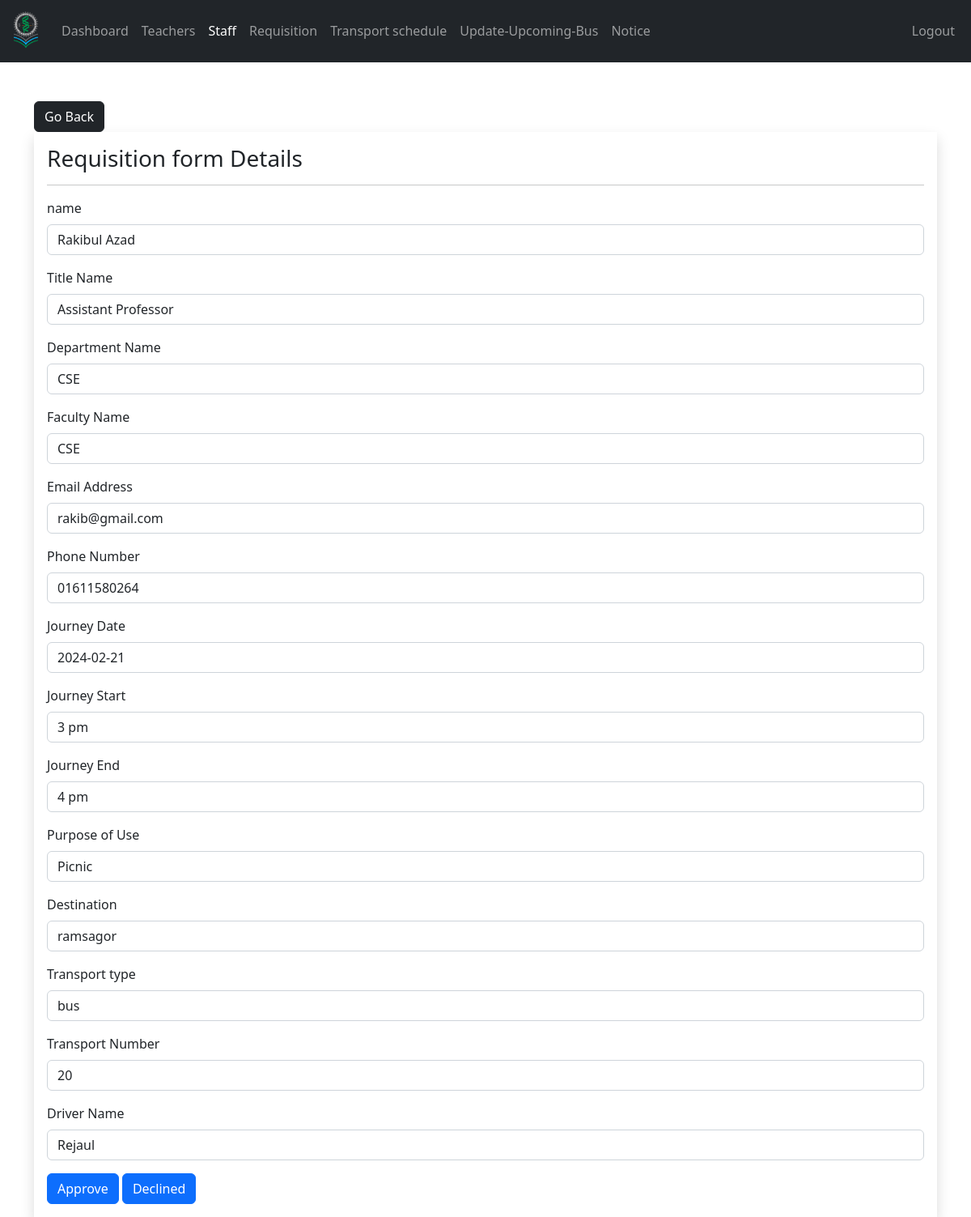
The app's page /admin/requisition-details.php?r_id=12 (signed in) with its own data.
### tables this page shows
CREATE TABLE `requisition` (
  `r_id` int(20) NOT NULL,
  `user_name` varchar(200) NOT NULL,
  `name` varchar(200) NOT NULL,
  `phone_number` varchar(200) NOT NULL,
  `d_name` varchar(200) NOT NULL,
  `f_name` varchar(200) NOT NULL,
  `email_address` varchar(200) NOT NULL,
  `j_date` varchar(200) NOT NULL,
  `j_start` varchar(200) NOT NULL,
  `j_end` varchar(200) NOT NULL,
  `p_use` varchar(512) NOT NULL,
  `destination` varchar(200) NOT NULL,
  `transport_type` varchar(200) NOT NULL,
  `transport_no` varchar(50) NOT NULL,
  `driver_name` varchar(200) NOT NULL,
  `title_name` varchar(200) NOT NULL,
  `status` varchar(200) NOT NULL
);

### admin/data/requisition.php (called while the page is built, shortened)
<?php
function getRequisitionById($id, $conn){
    $sql = "SELECT * FROM requisition
            WHERE r_id=?";
    $stmt = $conn->prepare($sql);
    $stmt->execute([$id]);
    if ($stmt->rowCount() == 1) {
      $requisition = $stmt->fetch();
      return $requisition;
    }else {
     return 0;
    }
 }

### admin/requisition-details.php (the view, shortened to what this page needs)
<?php
if (isset($_SESSION['admin_id']) &&
    isset($_SESSION['role'])     &&
    isset($_GET['r_id'])) {
    if ($_SESSION['role'] == 'Admin') {
       include "../DB_connection.php";
       include "data/requisition.php";
       $requisition_id = $_GET['r_id'];
       $requisition = getRequisitionById($requisition_id, $conn);
 ?>
<!DOCTYPE html>
<html lang="en">
<head>
	<link rel="stylesheet" href="https://cdn.jsdelivr.net/npm/bootstrap@5.2.0/dist/css/bootstrap.min.css">
	<link rel="stylesheet" href="../css/style.css">
  <link rel="stylesheet" href="https://cdnjs.cloudflare.com/ajax/libs/font-awesome/4.7.0/css/font-awesome.min.css">
</head>
<body>
    <?php
        include "inc/navbar.php";
     ?>
     <div class="container mt-5">
        <a href="requisition.php"
           class="btn btn-dark">Go Back</a>
        <form method="post"
              class="shadow w-900 p-3 "
              action="./requisition-app-dec.php">
        <h3>Requisition form Details</h3><hr>
        <div class="mb-3">
          <label class="form-label"> name</label>
          <input type="text"
                 class="form-control"
                 value="<?=$requisition['name']?>"
                 name="name">
        </div>
        <div class="mb-3">
            <label for="name" class="form-label">Title Name</label>
            <input type="text"
                  class="form-control"
                  value="<?= $requisition['title_name']?>"
                  name="title_name" >
        </div>
        <div class="mb-3">
            <label for="name" class="form-label">Department Name</label>
            <input type="text"
                  class="form-control"
                  value="<?= $requisition['d_name']?>"
                  name="d_name" >
        </div>
        <div class="mb-3">
            <label for="name" class="form-label">Faculty Name</label>
            <input type="text"
                  class="form-control"
                  value="<?= $requisition['f_name']?>"
                  name="f_name" >
        </div>
        <div class="mb-3">
            <label for="name" class="form-label">Email Address</label>
            <input type="text"
                  class="form-control"
                  value="<?= $requisition['email_address']?>"
                  name="email_address" >
        </div>
        <div class="mb-3">
            <label for="name" class="form-label">Phone Number</label>
            <input type="text"
                  class="form-control"
                  value="<?= $requisition['phone_number']?>"
                  name="phone_number" >
        </div>
        <div class="mb-3">
            <label for="name" class="form-label">Journey Date</label>
            <input type="text"
                  class="form-control"
                  value="<?= $requisition['j_date']  ?>"
                  name="j_date" >
        </div>
        <div class="mb-3">
            <label for="name" class="form-label">Journey Start</label>
            <input type="text"
                  class="form-control"
                  value="<?= $requisition['j_start']  ?>"
                  name="j_start" >
        </div>
        <div class="mb-3">
            <label for="name" class="form-label">Journey End</label>
            <input type="text"
                  class="form-control"
                  value="<?= $requisition['j_end']  ?>"
                  name="j_end" >
        </div>
        <div class="mb-3">
            <label for="cause" class="form-label">Purpose of Use</label>
            <input class="form-control" id="cause"
            name="cause"  value="<?= $requisition['p_use']?>"
            rows="3">
        </div>
        <div class="mb-3">
            <label for="name" class="form-label">Destination</label>
            <input type="text"
                  class="form-control"
                  value="<?= $requisition['destination']  ?>"
                  name="destination" >
        </div>
        <div class="mb-3">
            <label for="name" class="form-label">Transport type</label>
            <input type="text"
                  class="form-control"
                  value="<?= $requisition['transport_type']  ?>"
                  name="transport_type" >
        </div>
        <div class="mb-3">
            <label for="name" class="form-label">Transport Number</label>
            <input type="text"
                  class="form-control"
                  value="<?= $requisition['transport_no']  ?>"
                  name="transport_no" >
        </div>
        <div class="mb-3">
            <label for="name" class="form-label">Driver Name</label>
            <input type="text"
                  class="form-control"
                  value="<?= $requisition['driver_name']  ?>"
                  name="driver_name" >
        </div>
      <button type="submit"
              class="btn btn-primary" name="approve">
              Approve</button>
       <button type="submit"
              class="btn btn-primary" name="decline">
              Declined</button>
     </form>
     </div>
</body>
</html>
<?php
  }else {
    header("Location: student.php");
    exit;
  }
}else {
	header("Location: student.php");
	exit;
}
?>

### records on screen
requisition: name "Rakibul Azad", title_name "Assistant Professor", d_name "CSE", f_name "CSE", email_address "rakib@gmail.com", phone_number "01611580264", j_date "2024-02-21", j_start "3 pm", j_end "4 pm", cause "Picnic", destination "ramsagor", transport_type "bus", transport_no "20", driver_name "Rejaul"
